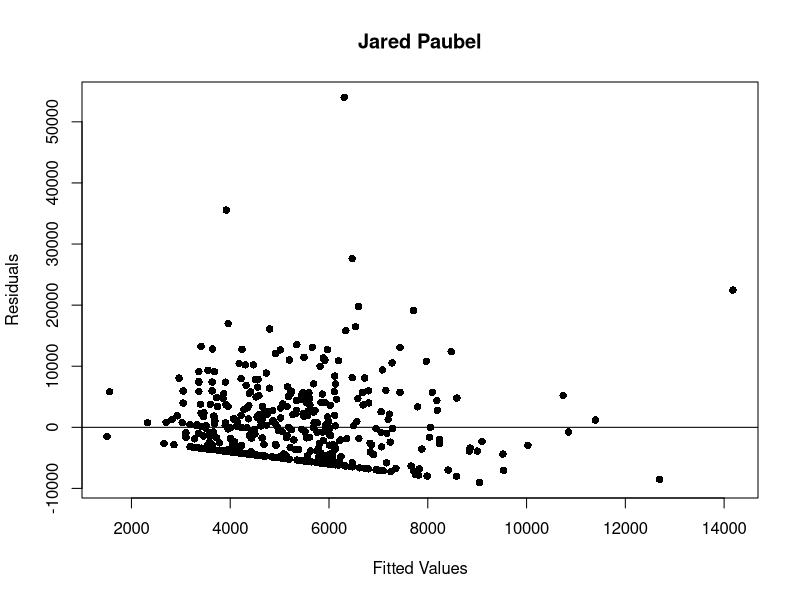
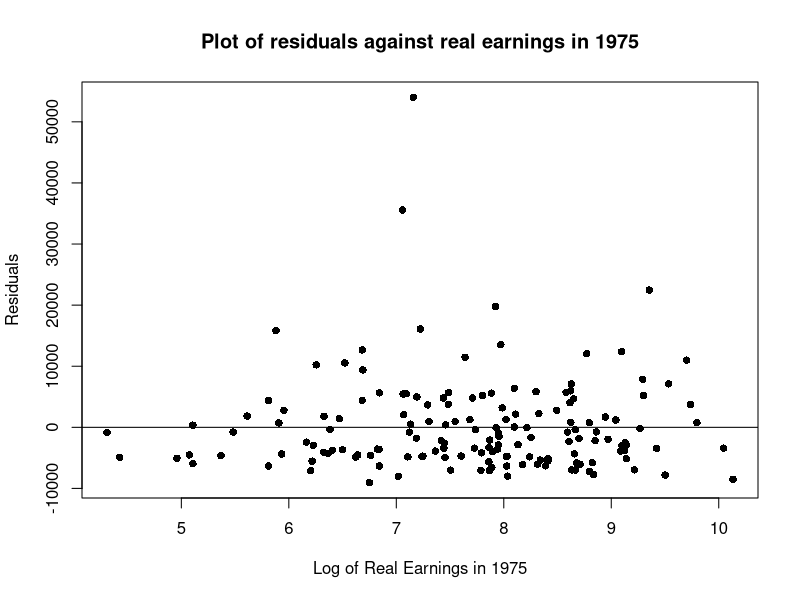

These charts were generated, in order, by the following R code:
workDemo <- read.csv("Projects/Project 2/WorkDemo.csv")
View(workDemo)
# which(is.na(workDemo))

# Want to determine if participating in program increases real earnings in 1978.
re78Lm <- lm(re78 ~ program, data = workDemo)
summary(re78Lm)


# 1. Model Fitting
# Start with every predictor
re78Lm0 <- lm(
  re78 ~ program + age +
  educ + black + hisp +
  married + nodegr + re74 +
  re75 + u74 + u75 +
  program*re75 + educ*re75 +
  black*re75 + hisp*re75 +
  nodegr*re75,
  data = workDemo
)
summary(re78Lm0)
# R2: 0.03412
# Important: program, black participants, age

re78Lm1 <- lm(
  re78 ~ program + age +
  educ + black + re74 +
  u74 + u75 +
  educ*re75 +
  hisp*re75 +
  nodegr*re75,
  data = workDemo
)
summary(re78Lm1)
# R2: 0.04073

re78Lm2 <- lm(
  re78 ~ program + age +
  educ + black + re74 +
  u74 + u75 +
  educ*re75 +
  hisp*re75,
  data = workDemo
)
summary(re78Lm2)
# R2: 0.04359

re78Lm3 <- lm(
  re78 ~ program + age +
  educ + black + re74 +
  educ*re75 +
  hisp*re75,
  data = workDemo
)
summary(re78Lm3)
# R2: 0.04422

re78Lm4 <- lm(
  re78 ~ program + age +
  educ + re75 + black +
  educ*re75,
  data = workDemo
)
summary(re78Lm4)
# R2: 0.04484


# 2. Residual Analysis
# 2.1
plot(
  re78Lm4$fitted.values,
  re78Lm4$residuals,
  xlab="Fitted Values", ylab="Residuals",
  main="Jared Paubel", pch=16
)
abline(0, 0)
# Has strange cutoff at the bottom of residual cluster.

# 2.2
plot(
  I(log(workDemo$re75)),
  re78Lm4$residuals,
  xlab="Log of Real Earnings in 1975", ylab="Residuals",
  main="Plot of residuals against real earnings in 1975", pch=16
)
abline(0, 0)
# Does not appear to have any regression assumption violations.

# 3. Predict Response
# 3.1
workDemoPred <- read.csv("Projects/Project 2/WorkDemoPred.csv")
predictions <- predict(re78Lm4, workDemoPred)
workDemoPred$Predicted_Increase = predictions
View(workDemoPred)


# 4. Regression Interpretation
# 4.1
summary(re78Lm4)
# Est. Coeff. of program = 1.609e+03
# Std. Error of Program = 6.347e+02
# Estimate of program indicates that participation increases real earnings
#   by 1609, holding all other variables constant.


# 5. Hypothesis testing using regression
# 5.1 (Answered in document)
# 5.2 Form 95% confidence interval for true value of regres. coeff.
alpha = 0.05
1-alpha/2
df = 428
1609 - qt(1-alpha/2, df) * 634.7  # Left endpoint: 361.4831
1609 + qt(1-alpha/2, df) * 634.7  # Right endpoint: 2856.517
